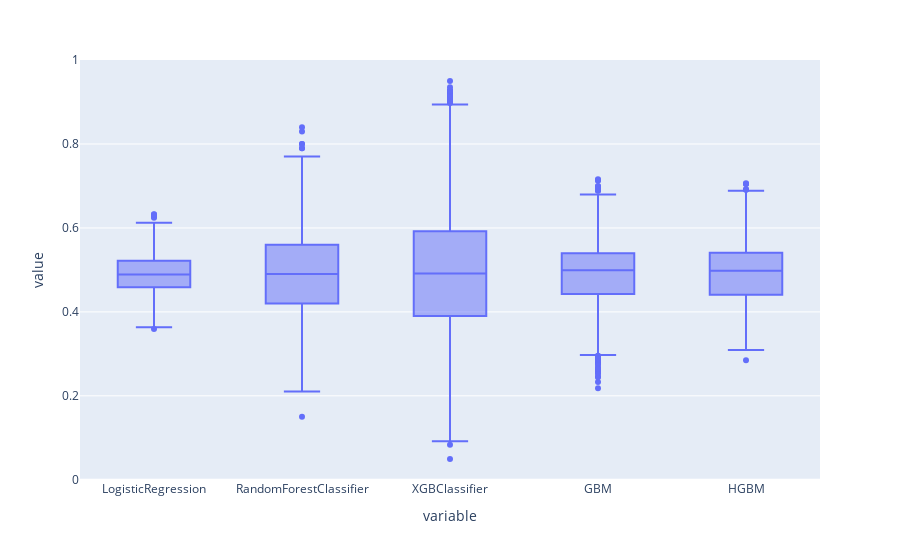

Write notebook code for a chart like this one.
### Code cell
px.box(pd.DataFrame(proba_data))

### Figure 1 — Plotly figure (JSON) as saved in the notebook; plotly's stock layout.template omitted (floating-point values rounded to 4 significant figures; data arrays with more than 128 entries replaced by an {"elided": "..."} marker saying what was removed)
{"data": [{"alignmentgroup": "True", "hovertemplate": "variable=%{x}<br>value=%{y}<extra></extra>", "legendgroup": "", "marker": {"color": "#636efa"}, "name": "", "notched": false, "offsetgroup": "", "orientation": "v", "showlegend": false, "type": "box", "x": {"elided": "12605 str values"}, "x0": " ", "xaxis": "x", "y": {"elided": "12605 float values"}, "y0": " ", "yaxis": "y"}], "layout": {"boxmode": "group", "legend": {"tracegroupgap": 0}, "margin": {"t": 60}, "xaxis": {"anchor": "y", "domain": [0, 1], "title": {"text": "variable"}}, "yaxis": {"anchor": "x", "domain": [0, 1], "title": {"text": "value"}}}}
